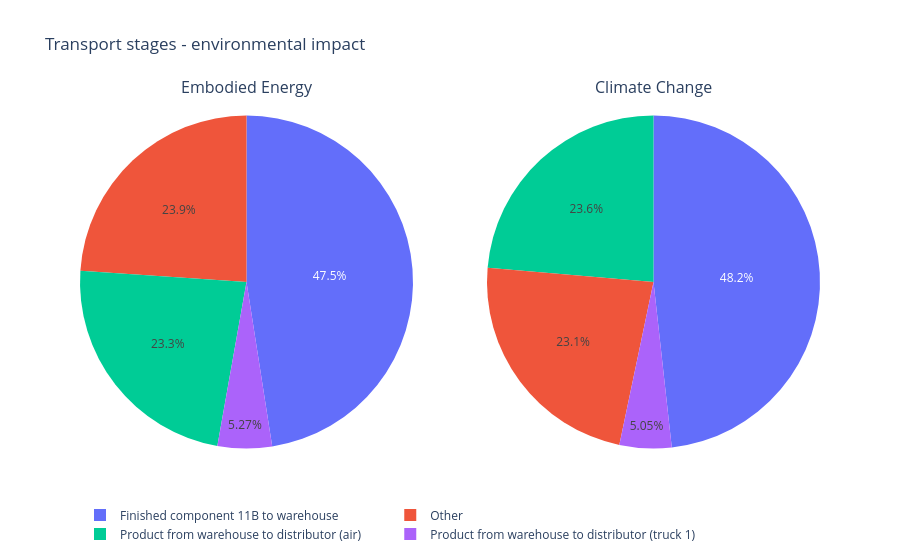

Write notebook code for a chart like this one.
### Markdown cell above
Use this function to plot the environment impact for all transport stages.

### Code cell
plot_impact(transport_df, "Transport stages - environmental impact", labels=False)

### Figure 1 — Plotly figure (JSON) as saved in the notebook; plotly's stock layout.template omitted (floating-point values rounded to 4 significant figures)
{"data": [{"domain": {"x": [0.0, 0.45], "y": [0.0, 1.0]}, "labels": ["Finished component 11B to warehouse", "Product from warehouse to distributor (air)", "Product from warehouse to distributor (truck 1)", "Other"], "name": "MJ", "type": "pie", "values": [47.48, 23.25, 5.268, 23.89]}, {"domain": {"x": [0.55, 1.0], "y": [0.0, 1.0]}, "labels": ["Finished component 11B to warehouse", "Product from warehouse to distributor (air)", "Product from warehouse to distributor (truck 1)", "Other"], "name": "kg", "type": "pie", "values": [3.361, 1.646, 0.3515, 1.608]}], "layout": {"annotations": [{"font": {"size": 16}, "showarrow": false, "text": "Embodied Energy", "x": 0.225, "xanchor": "center", "xref": "paper", "y": 1.0, "yanchor": "bottom", "yref": "paper"}, {"font": {"size": 16}, "showarrow": false, "text": "Climate Change", "x": 0.775, "xanchor": "center", "xref": "paper", "y": 1.0, "yanchor": "bottom", "yref": "paper"}], "legend": {"orientation": "h"}, "title": {"text": "Transport stages - environmental impact"}}}
